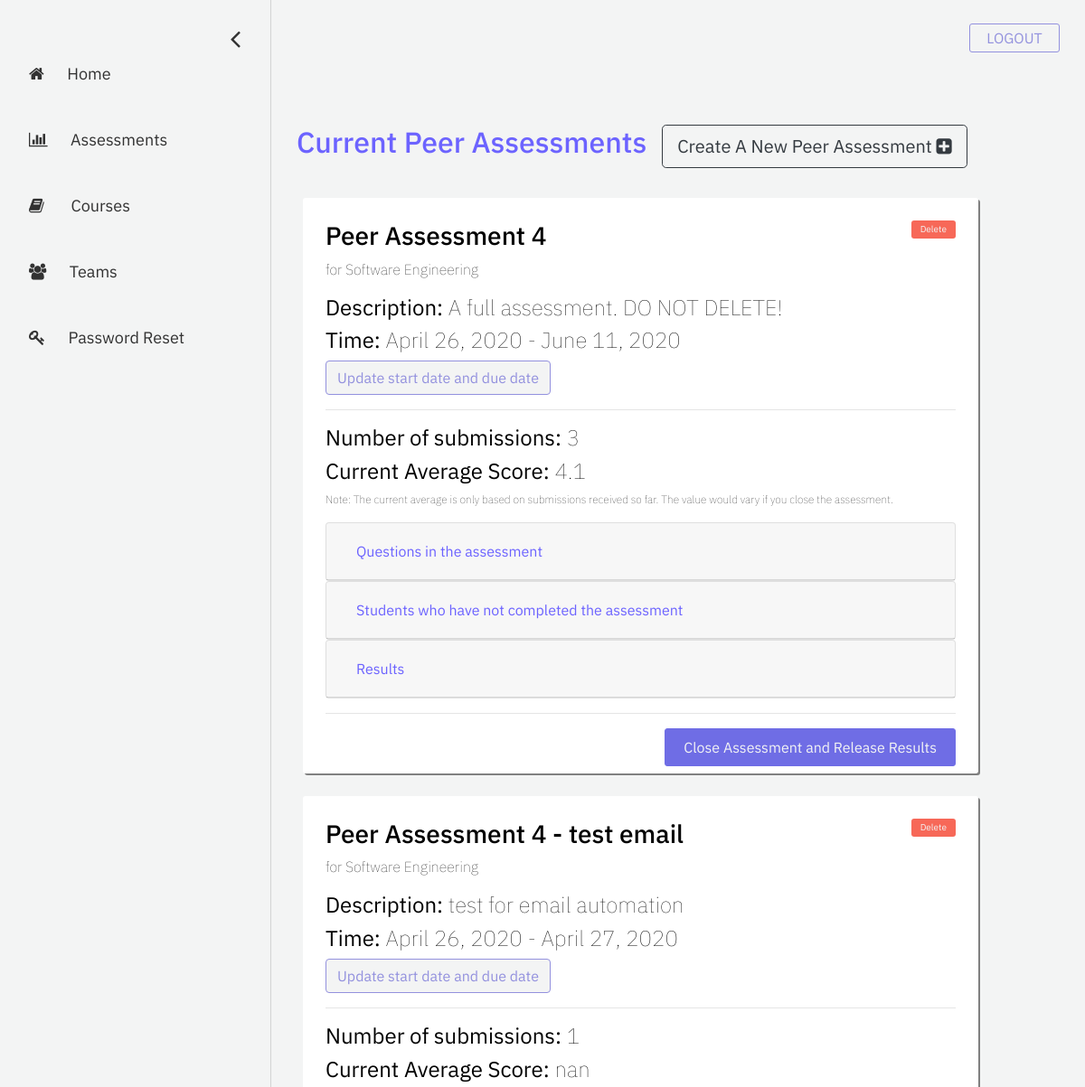
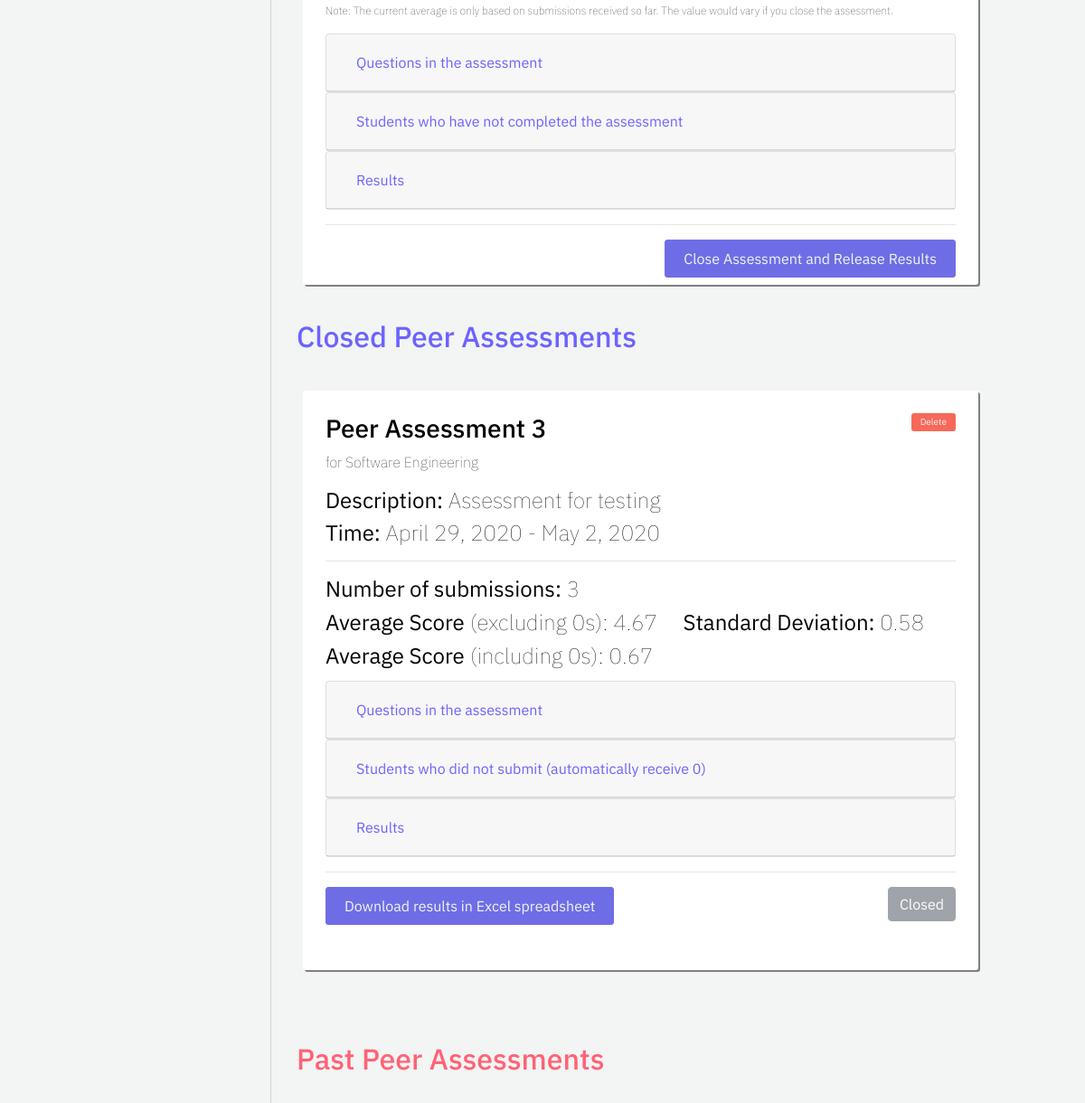
/professor/all-assessments, run on the app's committed database (2 pictures, top to bottom).
### assessment/models.py (models this page shows, shortened)
class Assessment(models.Model):
    name = models.CharField("assessment name", max_length=255)
    description = models.TextField("description", max_length=512, blank=True)
    date_created = models.DateTimeField("date created", auto_now_add=True)
    start_date = models.DateField("start date")
    end_date = models.DateField("end date")
    open_status = models.BooleanField("open status", default=True)
    course = models.ForeignKey(Course, on_delete=models.CASCADE) # the course that this peer review belongs to
    questions = models.ManyToManyField(Question) # a set of Questions under this assessment
    result_sets = models.ManyToManyField(Result_set) # a set of Result_sets under this assessment
    completed_students = models.ManyToManyField(User, related_name="completed_students") # a set of Users who have completed this assessment
    def is_current(self):
        if self.end_date + datetime.timedelta(days=60) > datetime.datetime.now().date(): # end date + 60 >= current date
            return True
        return False
    def is_open(self):
        return self.open_status

### registration/models.py (models this page shows, shortened)
class Course(models.Model):
    course_name = models.CharField("course name", max_length=60)
    course_code = models.IntegerField("course code")
    section_number = models.SmallIntegerField("section number")
    year = models.SmallIntegerField("year of realization")
    semester_choices = (
        ('S', 'Spring'),
        ('F', 'Fall'),
    )
    semester = models.CharField("semester of realization", max_length = 1, choices = semester_choices)
    professors = models.ManyToManyField(User)
    students = models.ManyToManyField(User, related_name="students")

### eval_professor/views.py (the view)
# urls.py: path('all-assessments', views.all_assessments, name='all-assessments'),
def all_assessments(request):
    team_list = Team.objects.all()
    assessment_list = Assessment.objects.all()
    context = {
        'team_list': team_list,
        'assessment_list': assessment_list,
    }
    return render(request, 'eval_professor/all-assessments.html', context = context)

### assessment/models.py (called while the page is built)
    def get_answer(self):
        if self.question.type_answer == self.question.TYPE_Rating:
            return self.answer_rating
        else:
            return self.answer_text

    def get_overall_average(self):
        scores = [answer.answer_rating for answer in self.rating_answers.all()] # a list of scores
        return round(np.mean(scores), 2)

    def get_overall_avg_no_0(self):
        scores = [answer.answer_rating for answer in self.rating_answers.all()] # a list of scores
        scores_no_0 = [score for score in scores if score != 0]
        return round(np.mean(scores_no_0), 2)

### eval_professor/templatetags/eval_professor_extras.py (called while the page is built)
@register.simple_tag
def get_class_average(course, assessment):
    return round(np.mean([result_set.get_overall_average() for result_set in assessment.result_sets.all()]), 2)

@register.simple_tag
def get_class_avg_no_0(course, assessment):
    scores = [result_set.get_overall_avg_no_0() for result_set in assessment.result_sets.all()]
    scores_no_nan = [score for score in scores if not isnan(score)]
    return round(np.mean(scores_no_nan), 2)

@register.simple_tag
def get_class_std_no_0(course, assessment):
    scores = [result_set.get_overall_avg_no_0() for result_set in assessment.result_sets.all()]
    scores_no_nan = [score for score in scores if not isnan(score)]
    return round(np.std(scores_no_nan, ddof=1), 2)

@register.simple_tag
def get_team_average(team, assessment):
    result_set_list = [result_set for result_set in assessment.result_sets.filter(team=team).all()]
    return round(np.mean([result_set.get_overall_average() for result_set in result_set_list]), 2)

@register.simple_tag
def find_result_set(result_sets, student, team):
    return result_sets.filter(student=student, team=team).first()

@register.simple_tag
def get_per_question_average(result_set, q_id):
        scores = [answer.answer_rating for answer in result_set.rating_answers.all() if answer.question.id == q_id] # a list of scores of that question
        return round(np.mean(scores), 2)

@register.simple_tag
def get_free_response(result_set, q_id):
        text = ''
        for answer in result_set.text_answers.all():
            if answer.question.id == q_id:
                text += answer.get_answer()
                text += ';'
        return text

### eval_professor/templates/eval_professor/all-assessments.html (shortened to what this page needs)
{% extends 'eval_professor/base-sidebar.html'%}
{% load eval_professor_extras %}
{% load static %}
{% block content%}
	<div id="main">
		<div class="container">
			<div class="container row">
				<h2 style="color: #6C63FF;">Current Peer Assessments</h2>
				<form>
					<button formaction="{% url 'create-new-assessment' %}" class="btn btn-lg btn-outline-dark" style="margin-left: 5%;">Create A New Peer Assessment <i class = "fa fa-plus-square"></i></button>
				</form>
			</div>
			{% if assessment_list|length > 0 %}
				{% for assessment in assessment_list %}
					{% if assessment.is_current and assessment.is_open %}
						<div class="column course-box">
							<a data-toggle="modal" data-target="#exampleModal_@{{assessment.id}}" style="font-size: 10px; padding: 10px; background-color: rgb(247, 104, 88);" class="buttons delete-btn float-right" href="">Delete</a>
							<h3> {{ assessment.name }} </h3>
							<p style="font-weight: 20;"> for {{ assessment.course.course_name }}</p>
							{% if assessment.description != '' %}
								<h4><b>Description:</b> {{ assessment.description }}</h4>
							{% else %}
								<h4><b>Description:</b> No assessment description</h4>
							{% endif %}
							<h4> <b>Time:</b> {{ assessment.start_date }} - {{ assessment.end_date }}</h4>
							<button class="btn btn-primary help-btn" type="button" data-toggle="modal" data-target="#dateModal_@{{ assessment.id }}">
								Update start date and due date
							</button>
							<hr>
							<h4> <b>Number of submissions:</b> {{ assessment.completed_students.all|length }} </h4>
							{% get_class_average assessment.course assessment as class_avg %}
							<h4> <b>Current Average Score:</b> {{ class_avg }} </h4>
							<p style="font-size: 12px; font-weight: 50;">
								Note: The current average is only based on submissions received so far. The value would vary if you close the assessment.
							</p>
							<div style="margin-top: 2%; margin-bottom: 2%;">
								<div class="card">
									<div class="card-header" id="headingOne_@{{ assessment.id }}">
										<h5 class="mb-0">
											<button style="color: #6C63FF;" class="btn btn-link" data-toggle="collapse" data-target="#collapseOne_@{{ assessment.id }}" aria-expanded="true" aria-controls="collapseOne_@{{ assessment.id }}">
												Questions in the assessment
											</button>
										</h5>
									</div>
								</div>
								<div class="card">
									<div class="card-header" id="headingTwo_@{{ assessment.id }}">
										<h5 class="mb-0">
											<button style="color: #6C63FF;" class="btn btn-link collapsed" data-toggle="collapse" data-target="#collapseTwo_@{{ assessment.id }}" aria-expanded="false" aria-controls="collapseTwo_@{{ assessment.id }}">
												Students who have not completed the assessment
											</button>
										</h5>
									</div>
								</div>
								<div class="card">
									<div class="card-header" id="headingThree_@{{ assessment.id }}">
										<h5 class="mb-0">
											<button style="color: #6C63FF;" class="btn btn-link collapsed" data-toggle="collapse" data-target="#collapseThree_@{{ assessment.id }}" aria-expanded="false" aria-controls="collapseThree_@{{ assessment.id }}">
												Results
											</button>
										</h5>
									</div>
								</div>
							</div>
							<hr>
							<button type="button" class="btn btn-primary buttons purple float-right" data-toggle="modal" data-target="#closeModal_@{{ assessment.id }}">
								Close Assessment and Release Results
							</button>
						</div>
					{% endif %}
				{% endfor %}
			{% else %}
				No current assessments.
			{% endif %}
		</div>
		<div class="container">
			<div class="container row">
				<h2 style="color: #6C63FF;">Closed Peer Assessments</h2>
			</div>
			{% if assessment_list|length > 0 %}
				{% for assessment in assessment_list %}
					{% if not assessment.is_open %}
						<div class="column course-box">
							<a data-toggle="modal" data-target="#exampleModal_@{{assessment.id}}" style="font-size: 10px; padding: 10px; background-color: rgb(247, 104, 88);" class="buttons delete-btn float-right" href="">Delete</a>
							<h3> {{ assessment.name }} </h3>
							<p style="font-weight: 20;"> for {{ assessment.course.course_name }}</p>
							{% if assessment.description != '' %}
								<h4><b>Description:</b> {{ assessment.description }}</h4>
							{% else %}
								<h4><b>Description:</b> No assessment description</h4>
							{% endif %}
							<h4> <b>Time:</b> {{ assessment.start_date }} - {{ assessment.end_date }}</h4>
							<hr>
							<h4> <b>Number of submissions:</b> {{ assessment.completed_students.all|length }} </h4>
							{% get_class_avg_no_0 assessment.course assessment as class_avg_no_0 %}
							{% get_class_std_no_0 assessment.course assessment as class_std_no_0 %}
							<h4> <b>Average Score</b> (excluding 0s): {{ class_avg_no_0 }}&nbsp;&nbsp;&nbsp;&nbsp;  <b>Standard Deviation:</b> {{ class_std_no_0 }}</h4>
							{% get_class_average assessment.course assessment as class_avg %}
							<h4> <b>Average Score</b> (including 0s): {{ class_avg }} </h4>
							<div style="margin-top: 2%; margin-bottom: 2%;">
								<div class="card">
									<div class="card-header" id="headingOne_@{{ assessment.id }}">
										<h5 class="mb-0">
											<button style="color: #6C63FF;" class="btn btn-link" data-toggle="collapse" data-target="#collapseOne_@{{ assessment.id }}" aria-expanded="true" aria-controls="collapseOne_@{{ assessment.id }}">
												Questions in the assessment
											</button>
										</h5>
									</div>
								</div>
								<div class="card">
									<div class="card-header" id="headingTwo_@{{ assessment.id }}">
										<h5 class="mb-0">
											<button style="color: #6C63FF;" class="btn btn-link collapsed" data-toggle="collapse" data-target="#collapseTwo_@{{ assessment.id }}" aria-expanded="false" aria-controls="collapseTwo_@{{ assessment.id }}">
												Students who did not submit (automatically receive 0)
											</button>
										</h5>
									</div>
								</div>
								<div class="card">
									<div class="card-header" id="headingThree_@{{ assessment.id }}">
										<h5 class="mb-0">
											<button style="color: #6C63FF;" class="btn btn-link collapsed" data-toggle="collapse" data-target="#collapseThree_@{{ assessment.id }}" aria-expanded="false" aria-controls="collapseThree_@{{ assessment.id }}">
												Results
											</button>
										</h5>
									</div>
								</div>
							</div>
							<hr>
							<button type="button" class="btn btn-primary buttons purple">
								Download results in Excel spreadsheet
							</button>
							<button type="button" class="btn btn-secondary float-right" disabled>
								Closed
							</button>
						</div>
					{% endif %}
				{% endfor %}
			{% else %}
				No current assessments.
			{% endif %}
		</div>
		<div class="container">
			<div class="container row">
				<h2 style="color: rgb(255, 99, 117); margin-top: 5%;">Past Peer Assessments</h2>
			</div>
		</div>
	</div>
{% endblock %}

### eval_professor/static/eval_professor/css/base-sidebar.css (style rules this page uses)
body { font-family: 'IBM Plex Sans', sans-serif; background-color: #f3f4f4; }
#main { transition: margin-left .5s; padding: 20px; }
.help-btn { color: #9391de; border: 1px solid #9391de; background-color: #f3f4f4; }
.row { position: relative; top: 20px; padding: 8px; margin-top: 10px; margin-bottom: 45px; }
.buttons { -webkit-border-radius: 3px; -moz-border-radius: 3px; border-radius: 3px; line-height: 0px; color: #f3f4f4; padding: 20px; display: inline-block; cursor: pointer; text-align: center; text-decoration: none; }
.purple { border: 1px solid #6f6de5; background-color: #6f6de5; }

### eval_professor/static/eval_professor/css/my-courses.css (style rules this page uses)
.course-box { width: 90% !important; background-color: white; color: black; padding: 25px; padding-bottom: 50px; margin-right: 15px; margin-top: 25px; border-radius: 3px; box-shadow: 2px 2px grey; }
h4 { font-weight: 80; margin-right: 5%; }

### data on the page
Assessment: name "Peer Assessment 4", course.course_name "Software Engineering", description "A full assessment. DO NOT DELETE!", start_date "April 26, 2020", end_date "June 11, 2020", completed_students.all|length "3", class_avg "4.1"
Assessment: name "Peer Assessment 4 - test email", course.course_name "Software Engineering", description "test for email automation", start_date "April 26, 2020", end_date "April 27, 2020", completed_students.all|length "1", class_avg "nan"
Assessment: name "Peer Assessment 3", course.course_name "Software Engineering", description "Assessment for testing", start_date "April 29, 2020", end_date "May 2, 2020", completed_students.all|length "3", class_avg_no_0 "4.67", class_std_no_0 "0.58", class_avg "0.67"
